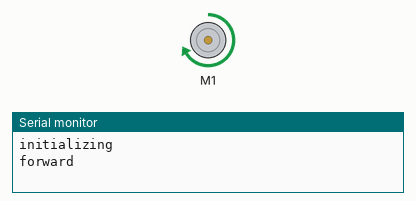
A sketch run on a simulated Arduino Uno, built with avr-gcc and run on an emulated ATmega328P. On the bench: DC motor (green arrow = forward, orange = backward, longer = faster), the last lines printed to the serial monitor.

Above: at 1.0 s.
At 2.5 s:
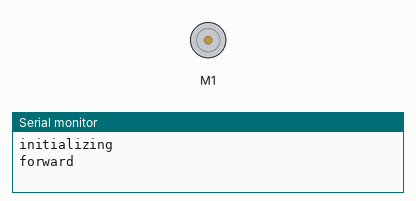
At 4.0 s:
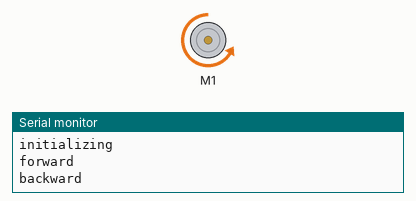
Timing chart, 0 to 7.8 s (numbered marks = the images above):
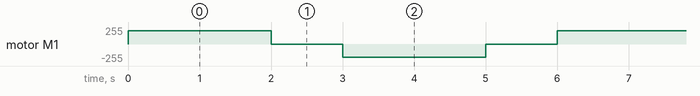

The sketch:

CarHack_motor_test.ino
```cpp
#include <Wire.h>
#include <Adafruit_MotorShield.h>

// Create the motor shield object with the default I2C address
Adafruit_MotorShield AFMS = Adafruit_MotorShield();

// Select which 'port' M1, M2, M3 or M4. In this case, M1
Adafruit_DCMotor *motor1 = AFMS.getMotor(1);
//Adafruit_DCMotor *motor2 = AFMS.getMotor(3);

// Ultrasonic Sensor Set-Up
#define frontVCC 0
#define fronttrig 1
#define frontecho 2
#define frontGND 3

#define rightVCC 7
#define righttrig 6
#define rightecho 5
#define rightGND 4

#define leftVCC 8
#define lefttrig 9
#define leftecho 10
#define leftGND 11

void setup() {
  Serial.begin(9600);           // set up Serial library at 9600 bps
  AFMS.begin();  // create with the default frequency 1.6KHz
  // set motor speed, turn them on for a moment then back off
  Serial.println("initializing");
  motor1->setSpeed(200);
  motor1->run(FORWARD);
  motor1->run(RELEASE);

  // Ultrasonic Sensor Set-Up
  pinMode(fronttrig, OUTPUT);
  pinMode(frontecho, INPUT);

  pinMode(righttrig, OUTPUT);
  pinMode(rightecho, INPUT);

  pinMode(lefttrig, OUTPUT);
  pinMode(leftecho, INPUT);
}

void loop() {
    Serial.println("forward");
    motor1->run(FORWARD);
    delay(2000);
    motor1->run(RELEASE);
    delay(1000);

    Serial.println("backward");
    motor1->run(BACKWARD);
    delay(2000);
    motor1->run(RELEASE);
    delay(1000);
}
```

Measured:
- by itself, motor M1: repeats every 6.0 s: stopped 1.0 s, backward 200/255 2.0 s, stopped 1.0 s, forward 200/255 2.0 s
